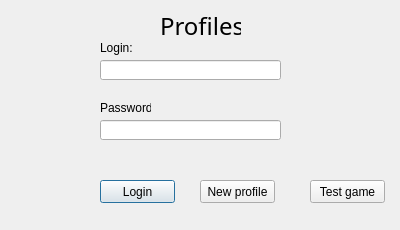
<?xml version="1.0" encoding="UTF-8"?>
<ui version="4.0">
 <class>Profiles</class>
 <widget class="QDialog" name="Profiles">
  <property name="geometry">
   <rect>
    <x>0</x>
    <y>0</y>
    <width>400</width>
    <height>230</height>
   </rect>
  </property>
  <property name="minimumSize">
   <size>
    <width>400</width>
    <height>230</height>
   </size>
  </property>
  <property name="maximumSize">
   <size>
    <width>400</width>
    <height>230</height>
   </size>
  </property>
  <property name="windowTitle">
   <string>Profiles</string>
  </property>
  <widget class="QLabel" name="label">
   <property name="geometry">
    <rect>
     <x>160</x>
     <y>10</y>
     <width>81</width>
     <height>31</height>
    </rect>
   </property>
   <property name="font">
    <font>
     <family>Mathematica6</family>
     <pointsize>18</pointsize>
    </font>
   </property>
   <property name="text">
    <string>Profiles</string>
   </property>
  </widget>
  <widget class="QLabel" name="label_2">
   <property name="geometry">
    <rect>
     <x>100</x>
     <y>40</y>
     <width>41</width>
     <height>16</height>
    </rect>
   </property>
   <property name="text">
    <string>Login:</string>
   </property>
  </widget>
  <widget class="QLabel" name="label_3">
   <property name="geometry">
    <rect>
     <x>100</x>
     <y>100</y>
     <width>51</width>
     <height>16</height>
    </rect>
   </property>
   <property name="text">
    <string>Password:</string>
   </property>
  </widget>
  <widget class="QLineEdit" name="login">
   <property name="geometry">
    <rect>
     <x>100</x>
     <y>60</y>
     <width>181</width>
     <height>20</height>
    </rect>
   </property>
  </widget>
  <widget class="QLineEdit" name="password">
   <property name="geometry">
    <rect>
     <x>100</x>
     <y>120</y>
     <width>181</width>
     <height>20</height>
    </rect>
   </property>
   <property name="inputMethodHints">
    <set>Qt::ImhHiddenText|Qt::ImhNoAutoUppercase|Qt::ImhNoPredictiveText</set>
   </property>
   <property name="echoMode">
    <enum>QLineEdit::Password</enum>
   </property>
  </widget>
  <widget class="QPushButton" name="log_butt">
   <property name="geometry">
    <rect>
     <x>100</x>
     <y>180</y>
     <width>75</width>
     <height>23</height>
    </rect>
   </property>
   <property name="text">
    <string>Login</string>
   </property>
  </widget>
  <widget class="QPushButton" name="new_prof_butt">
   <property name="geometry">
    <rect>
     <x>200</x>
     <y>180</y>
     <width>75</width>
     <height>23</height>
    </rect>
   </property>
   <property name="text">
    <string>New profile</string>
   </property>
  </widget>
  <widget class="QPushButton" name="test_game_butt">
   <property name="geometry">
    <rect>
     <x>310</x>
     <y>180</y>
     <width>75</width>
     <height>23</height>
    </rect>
   </property>
   <property name="text">
    <string>Test game</string>
   </property>
  </widget>
 </widget>
 <resources/>
 <connections/>
</ui>
